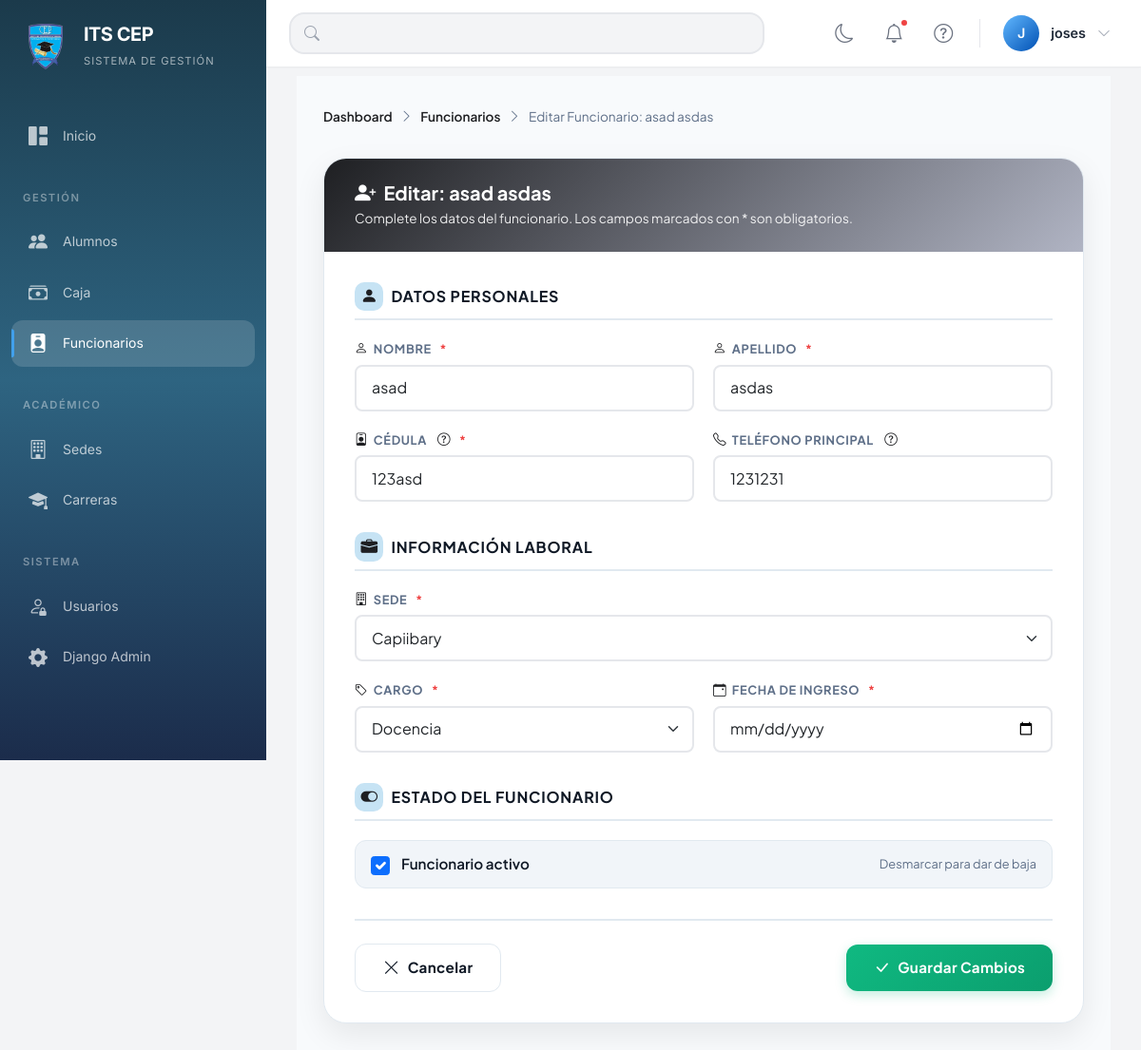
The app's page /funcionarios/1/editar/ (signed in), older data.
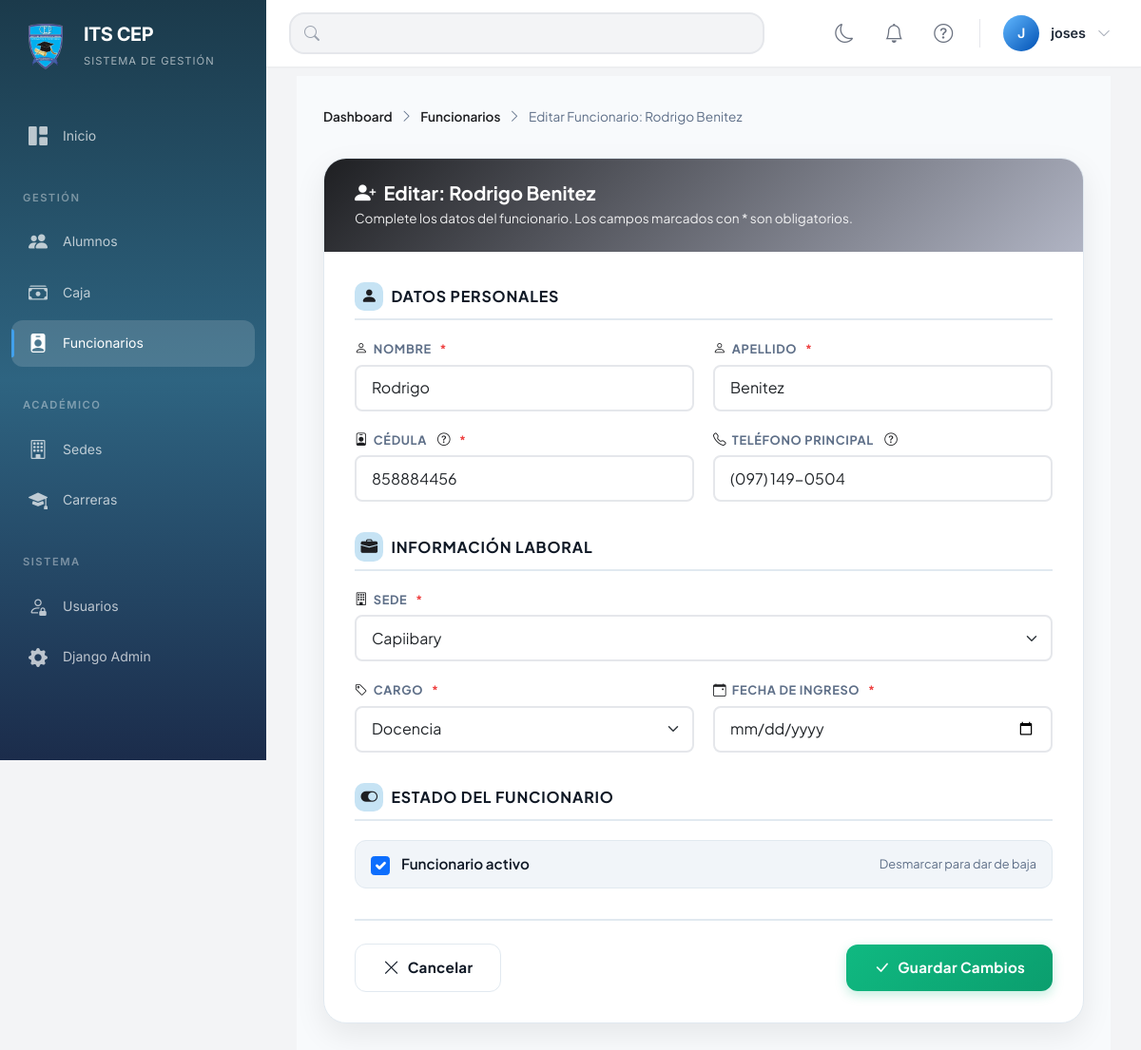
The same page, newer data.
### sysapp/models.py (models this page shows, shortened)
class Funcionario(models.Model):
    CARGO_CHOICES = [
        ('DOCENCIA', 'Docencia'),
        ('ADMINISTRATIVO', 'Administrativo'),
        ('DIRECCION', 'Dirección'),
        ('OTRO', 'Otro'),
    ]
    sede = models.ForeignKey(Sede, on_delete=models.CASCADE, related_name='funcionarios', verbose_name="Sede")
    nombre = models.CharField(max_length=100, verbose_name="Nombre")
    apellido = models.CharField(max_length=100, verbose_name="Apellido")
    cedula = models.CharField(max_length=20, unique=True, verbose_name="Cédula")
    cargo = models.CharField(max_length=20, choices=CARGO_CHOICES, verbose_name="Cargo")
    telefono_principal = models.CharField(max_length=20, verbose_name="Teléfono Principal")
    telefono_secundario = models.CharField(max_length=20, blank=True, verbose_name="Teléfono Secundario")
    fecha_ingreso = models.DateField(verbose_name="Fecha de Ingreso")
    activo = models.BooleanField(default=True, verbose_name="Activo")
    class Meta:
        verbose_name = "Funcionario"
        verbose_name_plural = "Funcionarios"
        ordering = ['apellido', 'nombre']
    @property
    def nombre_completo(self):
        return f"{self.nombre} {self.apellido}"

### sysapp/views.py (the view)
# urls.py: path('funcionarios/<int:funcionario_id>/editar/', views.editar_funcionario, name='editar_funcionario'),
@login_required
def editar_funcionario(request, funcionario_id):
    funcionario = get_object_or_404(Funcionario, pk=funcionario_id)
    if request.method == 'POST':
        form = FuncionarioForm(request.POST, instance=funcionario)
        if form.is_valid():
            form.save()
            messages.success(request, f'Funcionario {funcionario.nombre_completo} actualizado exitosamente.')
            return redirect('detalle_funcionario', funcionario_id=funcionario.id)
    else:
        form = FuncionarioForm(instance=funcionario)
    return render(request, 'funcionarios/formFuncionario.html', {
        'form':       form,
        'funcionario':funcionario,
        'titulo':     f'Editar Funcionario: {funcionario.nombre_completo}',
        'boton':      'Guardar Cambios',
    })

### sysapp/forms.py
class FuncionarioForm(forms.ModelForm):
    class Meta:
        model = Funcionario
        fields = ['sede', 'nombre', 'apellido', 'cedula', 'cargo',
                  'telefono_principal', 'telefono_secundario', 'fecha_ingreso', 'activo']
        widgets = {
            'fecha_ingreso':       forms.DateInput(attrs={'type': 'date', 'class': 'form-control'}),
            'nombre':              forms.TextInput(attrs={'class': 'form-control'}),
            'apellido':            forms.TextInput(attrs={'class': 'form-control'}),
            'cedula':              forms.TextInput(attrs={'class': 'form-control'}),
            'telefono_principal':  forms.TextInput(attrs={'class': 'form-control'}),
            'telefono_secundario': forms.TextInput(attrs={'class': 'form-control'}),
            'sede':   forms.Select(attrs={'class': 'form-select'}),
            'cargo':  forms.Select(attrs={'class': 'form-select'}),
            'activo': forms.CheckboxInput(attrs={'class': 'form-check-input'}),
        }

### sysapp/models.py (called while the page is built)
    def __str__(self):
        return self.nombre

### sysapp/templates/funcionarios/formFuncionario.html (shortened to what the changed rows need)
{% extends 'base.html' %}
{% block content %}
<div class="ff mt-5">
    <div class="ff-container">
        <div class="ff-head">
            <div class="ff-head-left">
                <div class="ff-head-breadcrumb">
                    <a href="{% url 'dashboard' %}">Dashboard</a>
                    <i class="bi bi-chevron-right"></i>
                    <a href="{% url 'lista_funcionarios' %}">Funcionarios</a>
                    <i class="bi bi-chevron-right"></i>
                    <span>{{ titulo }}</span>
                </div>
            </div>
        </div>
        <div class="ff-card">
            <div class="ff-card-header">
                <h2>
                    <i class="bi bi-person-plus-fill"></i>
                    {% if funcionario %}
                    Editar: {{ funcionario.nombre_completo }}
                    {% else %}
                    Nuevo funcionario
                    {% endif %}
                </h2>
                <p>Complete los datos del funcionario. Los campos marcados con * son obligatorios.</p>
            </div>
            <div class="ff-card-body">
                <form method="post">
                    <div class="ff-section">
                        <div class="ff-grid">
                            <div class="ff-field">
                                <label class="ff-label ff-label-required">
                                    <i class="bi bi-person"></i>
                                    Nombre
                                </label>
                                {{ form.nombre }}
                            </div>
                            <div class="ff-field">
                                <label class="ff-label ff-label-required">
                                    <i class="bi bi-person"></i>
                                    Apellido
                                </label>
                                {{ form.apellido }}
                            </div>
                            <div class="ff-field">
                                <label class="ff-label ff-label-required">
                                    <i class="bi bi-person-badge"></i>
                                    Cédula
                                    <span class="ff-tooltip" data-tooltip="Número de identificación sin puntos ni guiones">
                                    </span>
                                </label>
                                {{ form.cedula }}
                            </div>
                            <div class="ff-field">
                                <label class="ff-label">
                                    <i class="bi bi-telephone"></i>
                                    Teléfono principal
                                    <span class="ff-tooltip" data-tooltip="Formato: (XXX) XXX-XXXX">
                                    </span>
                                </label>
                                {{ form.telefono_principal }}
                            </div>
                        </div>
                    </div>
                    <div class="ff-section">
                        <div class="ff-grid">
                            <div class="ff-field full-width">
                                <label class="ff-label ff-label-required">
                                    <i class="bi bi-building"></i>
                                    Sede
                                </label>
                                {{ form.sede }}
                            </div>
                            <div class="ff-field">
                                <label class="ff-label ff-label-required">
                                    <i class="bi bi-tag"></i>
                                    Cargo
                                </label>
                                {{ form.cargo }}
                            </div>
                            <div class="ff-field">
                                <label class="ff-label ff-label-required">
                                    <i class="bi bi-calendar-event"></i>
                                    Fecha de ingreso
                                </label>
                                {{ form.fecha_ingreso }}
                            </div>
                        </div>
                    </div>
                    <div class="ff-section">
                        <div class="ff-checkbox">
                            {{ form.activo }}
                            <label for="{{ form.activo.id_for_label }}">
                                Funcionario activo
                            </label>
                            <small>Desmarcar para dar de baja</small>
                        </div>
                    </div>
                </form>
            </div>
        </div>
    </div>
</div>
{% endblock %}

### sysapp/templates/base.html (shortened to what the changed rows need)
{% load static %}
<html lang="es">
<head>
    <link href="https://cdn.jsdelivr.net/npm/bootstrap@5.3.0/dist/css/bootstrap.min.css" rel="stylesheet">
    <link rel="stylesheet" href="https://cdn.jsdelivr.net/npm/bootstrap-icons@1.11.0/font/bootstrap-icons.css">
    <link rel="stylesheet" href="{% static 'css/base.css' %}">
    <link rel="stylesheet" href="{% static 'css/responsive_improvements.css' %}">
    <link rel="stylesheet" href="{% static 'css/print.css' %}" media="print">
</head>
<body>
<aside class="sidebar" id="sidebar" aria-label="Menú principal de navegación">
    <div class="sidebar-brand" role="banner">
        <div class="brand-info">
            <h1 class="brand-name">ITS CEP</h1>
        </div>
    </div>
</aside>
<main class="main-content" id="main-content" role="main">
    <header class="top-bar" role="banner">
        <div class="top-bar-right">
            <div class="position-relative d-inline-block">
                <button class="top-bar-btn" id="notificationsToggle" title="Notificaciones" aria-label="Notificaciones" aria-expanded="false" type="button">
                    <i class="bi bi-bell"></i>
                    {% if total_notificaciones > 0 %}
                    <span class="notification-dot" aria-hidden="true"></span>
                    {% endif %}
                </button>
            </div>
        </div>
    </header>
    <div class="content-wrapper animate-fadeIn">
        {% block content %}{% endblock %}
    </div>
</main>
</body>
</html>

Row changes from the older to the newer data that the page shows:
changed Funcionario "Capiibary": nombre_completo "asad asdas" → "Rodrigo Benitez"; nombre "asad" → "Rodrigo"; apellido "asdas" → "Benitez"; cedula "123asd" → "858884456"; telefono_principal "1231231" → "(097) 149-0504"
Text that changed along with them:
{{ titulo }}: "Editar Funcionario: asad asdas" → "Editar Funcionario: Rodrigo Benitez"
